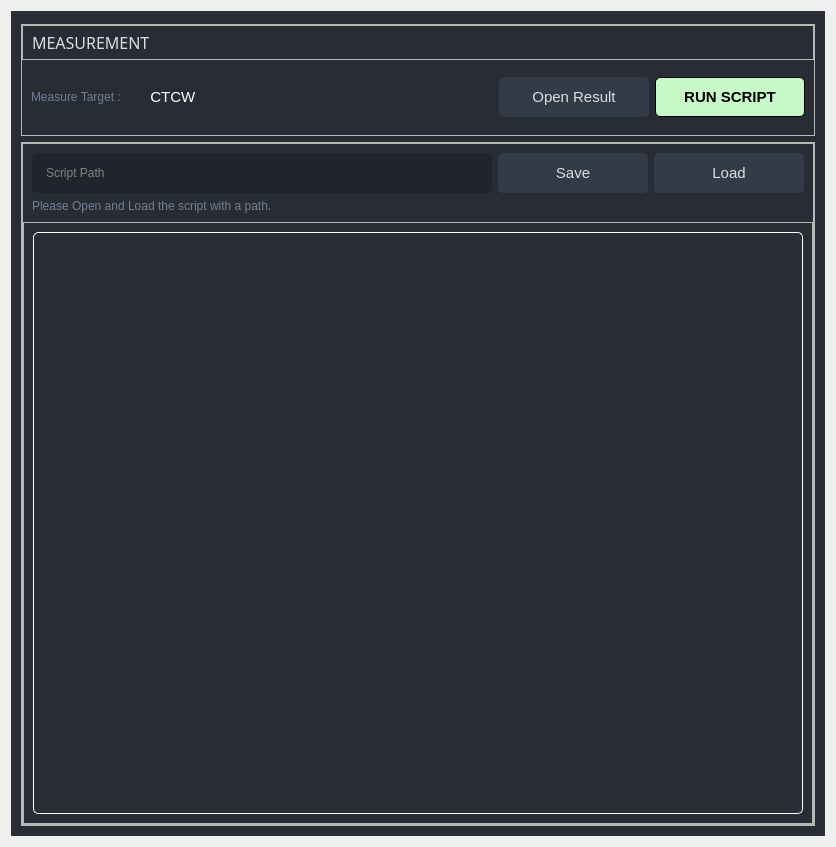
<?xml version="1.0" encoding="UTF-8"?>
<ui version="4.0">
 <class>measure</class>
 <widget class="QWidget" name="measure">
  <property name="geometry">
   <rect>
    <x>0</x>
    <y>0</y>
    <width>836</width>
    <height>847</height>
   </rect>
  </property>
  <property name="windowTitle">
   <string>measure</string>
  </property>
  <property name="styleSheet">
   <string notr="true">/* /////////////////////////////////////////////////////////////////////////////////////////////////

SET APP STYLESHEET - FULL STYLES HERE
DARK THEME - DRACULA COLOR BASED

///////////////////////////////////////////////////////////////////////////////////////////////// */

QWidget{
	color: rgb(221, 221, 221);
	font: 11pt &quot;Segoe UI&quot;;
}

/* /////////////////////////////////////////////////////////////////////////////////////////////////
Tooltip */
QToolTip {
	color: #ffffff;
	background-color: rgba(33, 37, 43, 180);
	border: 1px solid rgb(44, 49, 58);
	background-image: none;
	background-position: left center;
    background-repeat: no-repeat;
	border: none;
	border-left: 2px solid rgb(113, 192, 217);
	text-align: left;
	padding-left: 8px;
	margin: 0px;
}

/* /////////////////////////////////////////////////////////////////////////////////////////////////
Bg App */
#bgApp {	
	background-color: rgb(40, 44, 52);
	border: 1px solid rgb(44, 49, 58);
}

/* Icon */
#extraIcon {
	background-position: center;
	background-repeat: no-repeat;
	background-image: url(:/icons/icons/icon_settings.png);
}

/* Extra Content */
#extraContent{
	border-top: 3px solid rgb(40, 44, 52);
}


/* /////////////////////////////////////////////////////////////////////////////////////////////////
Content App */
#contentBottom{
	border-top: 3px solid rgb(44, 49, 58);
}

/* Label */
#label_title { font: 63 12pt &quot;Segoe UI Semibold&quot;;}
#label_taget_title { font: 63 12pt &quot;Segoe UI Semibold&quot;;}

/* /////////////////////////////////////////////////////////////////////////////////////////////////
QTableWidget */
QTableWidget {	
	background-color: transparent;
	padding: 10px;
	border-radius: 5px;
	gridline-color: rgb(44, 49, 58);
	border-bottom: 1px solid rgb(44, 49, 60);
}
QTableWidget::item{
	border-color: rgb(44, 49, 60);
	padding-left: 5px;
	padding-right: 5px;
	gridline-color: rgb(44, 49, 60);
}
QTableWidget::item:selected{
	background-color: rgb(147, 207, 249);
}
QHeaderView::section{
	background-color: rgb(33, 37, 43);
	max-width: 30px;
	border: 1px solid rgb(44, 49, 58);
	border-style: none;
    border-bottom: 1px solid rgb(44, 49, 60);
    border-right: 1px solid rgb(44, 49, 60);
}
QTableWidget::horizontalHeader {	
	background-color: rgb(33, 37, 43);
}
QHeaderView::section:horizontal
{
    border: 1px solid rgb(33, 37, 43);
	background-color: rgb(33, 37, 43);
	padding: 3px;
	border-top-left-radius: 7px;
    border-top-right-radius: 7px;
}
QHeaderView::section:vertical
{
    border: 1px solid rgb(44, 49, 60);
}

/* /////////////////////////////////////////////////////////////////////////////////////////////////
LineEdit */
QLineEdit {
	background-color: rgb(33, 37, 43);
	border-radius: 5px;
	border: 2px solid rgb(33, 37, 43);
	padding-left: 10px;
	selection-color: rgb(255, 255, 255);
	selection-background-color: rgb(113, 192, 217);
}
QLineEdit:hover {
	border: 2px solid rgb(64, 71, 88);
}
QLineEdit:focus {
	border: 2px solid rgb(91, 101, 124);
}

/* /////////////////////////////////////////////////////////////////////////////////////////////////
PlainTextEdit */
QPlainTextEdit {
	background-color: rgb(27, 29, 35);
	border-radius: 5px;
	padding: 10px;
	selection-color: rgb(255, 255, 255);
	selection-background-color: rgb(113, 192, 217);
}
QPlainTextEdit  QScrollBar:vertical {
    width: 8px;
 }
QPlainTextEdit  QScrollBar:horizontal {
    height: 8px;
 }
QPlainTextEdit:hover {
	border: 2px solid rgb(64, 71, 88);
}
QPlainTextEdit:focus {
	border: 2px solid rgb(91, 101, 124);
}

/* /////////////////////////////////////////////////////////////////////////////////////////////////
ScrollBars */
QScrollBar:horizontal {
    border: none;
    background: rgb(52, 59, 72);
    height: 8px;
    margin: 0px 21px 0 21px;
	border-radius: 0px;
}
QScrollBar::handle:horizontal {
    background: rgb(147, 207, 249);
    min-width: 25px;
	border-radius: 4px
}
QScrollBar::add-line:horizontal {
    border: none;
    background: rgb(55, 63, 77);
    width: 20px;
	border-top-right-radius: 4px;
    border-bottom-right-radius: 4px;
    subcontrol-position: right;
    subcontrol-origin: margin;
}
QScrollBar::sub-line:horizontal {
    border: none;
    background: rgb(55, 63, 77);
    width: 20px;
	border-top-left-radius: 4px;
    border-bottom-left-radius: 4px;
    subcontrol-position: left;
    subcontrol-origin: margin;
}
QScrollBar::up-arrow:horizontal, QScrollBar::down-arrow:horizontal
{
     background: none;
}
QScrollBar::add-page:horizontal, QScrollBar::sub-page:horizontal
{
     background: none;
}
 QScrollBar:vertical {
	border: none;
    background: rgb(52, 59, 72);
    width: 8px;
    margin: 21px 0 21px 0;
	border-radius: 0px;
 }
 QScrollBar::handle:vertical {	
	background: rgb(147, 207, 249);
    min-height: 25px;
	border-radius: 4px
 }
 QScrollBar::add-line:vertical {
     border: none;
    background: rgb(55, 63, 77);
     height: 20px;
	border-bottom-left-radius: 4px;
    border-bottom-right-radius: 4px;
     subcontrol-position: bottom;
     subcontrol-origin: margin;
 }
 QScrollBar::sub-line:vertical {
	border: none;
    background: rgb(55, 63, 77);
     height: 20px;
	border-top-left-radius: 4px;
    border-top-right-radius: 4px;
     subcontrol-position: top;
     subcontrol-origin: margin;
 }
 QScrollBar::up-arrow:vertical, QScrollBar::down-arrow:vertical {
     background: none;
 }

 QScrollBar::add-page:vertical, QScrollBar::sub-page:vertical {
     background: none;
 }

/* /////////////////////////////////////////////////////////////////////////////////////////////////
CheckBox */
QCheckBox::indicator {
    border: 3px solid rgb(52, 59, 72);
	width: 15px;
	height: 15px;
	border-radius: 10px;
    background: rgb(44, 49, 60);
}
QCheckBox::indicator:hover {
    border: 3px solid rgb(58, 66, 81);
}
QCheckBox::indicator:checked {
    background: 3px solid rgb(52, 59, 72);
	border: 3px solid rgb(52, 59, 72);	
	background-image: url(:/icons/icons/cil-check-alt.png);
}

/* /////////////////////////////////////////////////////////////////////////////////////////////////
RadioButton */
QRadioButton::indicator {
    border: 3px solid rgb(52, 59, 72);
	width: 15px;
	height: 15px;
	border-radius: 10px;
    background: rgb(44, 49, 60);
}
QRadioButton::indicator:hover {
    border: 3px solid rgb(58, 66, 81);
}
QRadioButton::indicator:checked {
    background: 3px solid rgb(94, 106, 130);
	border: 3px solid rgb(52, 59, 72);	
}

/* /////////////////////////////////////////////////////////////////////////////////////////////////
ComboBox */
QComboBox{
	background-color: rgb(27, 29, 35);
	border-radius: 5px;
	border: 2px solid rgb(33, 37, 43);
	padding: 5px;
	padding-left: 10px;
}
QComboBox:hover{
	border: 2px solid rgb(64, 71, 88);
}
QComboBox::drop-down {
	subcontrol-origin: padding;
	subcontrol-position: top right;
	width: 25px; 
	border-left-width: 3px;
	border-left-color: rgba(39, 44, 54, 150);
	border-left-style: solid;
	border-top-right-radius: 3px;
	border-bottom-right-radius: 3px;	
	background-image: url(:/icons/icons/cil-arrow-bottom.png);
	background-position: center;
	background-repeat: no-repeat;
 }
QComboBox QAbstractItemView {
	color: rgb(113, 192, 217);	
	background-color: rgb(33, 37, 43);
	padding: 10px;
	selection-background-color: rgb(39, 44, 54);
}

/* /////////////////////////////////////////////////////////////////////////////////////////////////
Sliders */QSlider::groove:horizontal {
    border-radius: 5px;
    height: 10px;
	margin: 0px;
	background-color: rgb(52, 59, 72);
}
QSlider::groove:horizontal:hover {
	background-color: rgb(55, 62, 76);
}
QSlider::handle:horizontal {
    background-color: rgb(147, 207, 249);
    border: none;
    height: 10px;
    width: 10px;
    margin: 0px;
	border-radius: 5px;
}
QSlider::handle:horizontal:hover {
    background-color: rgb(147, 181, 249);
}
QSlider::handle:horizontal:pressed {
    background-color: rgb(113, 192, 217);
}

QSlider::groove:vertical {
    border-radius: 5px;
    width: 10px;
    margin: 0px;
	background-color: rgb(52, 59, 72);
}
QSlider::groove:vertical:hover {
	background-color: rgb(55, 62, 76);
}
QSlider::handle:vertical {
    background-color: rgb(147, 207, 249);
	border: none;
    height: 10px;
    width: 10px;
    margin: 0px;
	border-radius: 5px;
}
QSlider::handle:vertical:hover {
    background-color: rgb(147, 181, 249);
}
QSlider::handle:vertical:pressed {
    background-color: rgb(113, 192, 217);
}

/* /////////////////////////////////////////////////////////////////////////////////////////////////
CommandLinkButton */
QCommandLinkButton {	
	color: rgb(113, 192, 217);
	border-radius: 5px;
	padding: 5px;
	color: rgb(113, 192, 217);
}
QCommandLinkButton:hover {	
	color: rgb(113, 192, 217);
	background-color: rgb(44, 49, 60);
}
QCommandLinkButton:pressed {	
	color: rgb(147, 207, 249);
	background-color: rgb(52, 58, 71);
}
/* /////////////////////////////////////////////////////////////////////////////////////////////////
SpinBox */
QSpinBox {	
	background-color: rgb(33, 37, 43);
}
QSpinBox:hover {	
	background-color: rgb(57, 65, 80);
	border: 2px solid rgb(81, 176, 98);
}

QSpinBox::up-button { width: 32px; }
QSpinBox::down-button { width: 32px; }

/* /////////////////////////////////////////////////////////////////////////////////////////////////
Button */
#pagesContainer QPushButton {
	border: 2px solid rgb(52, 59, 72);
	border-radius: 5px;	
	background-color: rgb(52, 59, 72);
}
#pagesContainer QPushButton:hover {
	background-color: rgb(57, 65, 80);
	border: 5px solid rgb(81, 176, 98);
}
#pagesContainer QPushButton:pressed {	
	background-color: rgb(35, 40, 49);
	border: 5px solid rgb(43, 50, 61);
}

</string>
  </property>
  <layout class="QVBoxLayout" name="verticalLayout_3">
   <item>
    <widget class="QFrame" name="bgApp">
     <property name="styleSheet">
      <string notr="true"/>
     </property>
     <property name="frameShape">
      <enum>QFrame::NoFrame</enum>
     </property>
     <property name="frameShadow">
      <enum>QFrame::Raised</enum>
     </property>
     <layout class="QHBoxLayout" name="appLayout">
      <property name="spacing">
       <number>0</number>
      </property>
      <property name="leftMargin">
       <number>0</number>
      </property>
      <property name="topMargin">
       <number>0</number>
      </property>
      <property name="rightMargin">
       <number>0</number>
      </property>
      <property name="bottomMargin">
       <number>0</number>
      </property>
      <item>
       <widget class="QFrame" name="contentBox">
        <property name="frameShape">
         <enum>QFrame::NoFrame</enum>
        </property>
        <property name="frameShadow">
         <enum>QFrame::Raised</enum>
        </property>
        <layout class="QVBoxLayout" name="verticalLayout_2">
         <property name="spacing">
          <number>0</number>
         </property>
         <property name="leftMargin">
          <number>0</number>
         </property>
         <property name="topMargin">
          <number>0</number>
         </property>
         <property name="rightMargin">
          <number>0</number>
         </property>
         <property name="bottomMargin">
          <number>0</number>
         </property>
         <item>
          <widget class="QFrame" name="contentBottom">
           <property name="frameShape">
            <enum>QFrame::NoFrame</enum>
           </property>
           <property name="frameShadow">
            <enum>QFrame::Raised</enum>
           </property>
           <layout class="QVBoxLayout" name="verticalLayout_6">
            <property name="spacing">
             <number>0</number>
            </property>
            <property name="leftMargin">
             <number>0</number>
            </property>
            <property name="topMargin">
             <number>0</number>
            </property>
            <property name="rightMargin">
             <number>0</number>
            </property>
            <property name="bottomMargin">
             <number>0</number>
            </property>
            <item>
             <widget class="QFrame" name="content">
              <property name="frameShape">
               <enum>QFrame::NoFrame</enum>
              </property>
              <property name="frameShadow">
               <enum>QFrame::Raised</enum>
              </property>
              <layout class="QHBoxLayout" name="horizontalLayout_4">
               <property name="spacing">
                <number>0</number>
               </property>
               <property name="leftMargin">
                <number>0</number>
               </property>
               <property name="topMargin">
                <number>0</number>
               </property>
               <property name="rightMargin">
                <number>0</number>
               </property>
               <property name="bottomMargin">
                <number>0</number>
               </property>
               <item>
                <widget class="QWidget" name="pagesContainer" native="true">
                 <property name="styleSheet">
                  <string notr="true"/>
                 </property>
                 <layout class="QVBoxLayout" name="verticalLayout">
                  <item>
                   <widget class="QFrame" name="row_1">
                    <property name="sizePolicy">
                     <sizepolicy hsizetype="Preferred" vsizetype="Fixed">
                      <horstretch>0</horstretch>
                      <verstretch>0</verstretch>
                     </sizepolicy>
                    </property>
                    <property name="frameShape">
                     <enum>QFrame::StyledPanel</enum>
                    </property>
                    <property name="frameShadow">
                     <enum>QFrame::Raised</enum>
                    </property>
                    <layout class="QVBoxLayout" name="verticalLayout_16">
                     <property name="spacing">
                      <number>0</number>
                     </property>
                     <property name="leftMargin">
                      <number>0</number>
                     </property>
                     <property name="topMargin">
                      <number>0</number>
                     </property>
                     <property name="rightMargin">
                      <number>0</number>
                     </property>
                     <property name="bottomMargin">
                      <number>0</number>
                     </property>
                     <item>
                      <widget class="QFrame" name="frame_div_content_1">
                       <property name="minimumSize">
                        <size>
                         <width>0</width>
                         <height>110</height>
                        </size>
                       </property>
                       <property name="maximumSize">
                        <size>
                         <width>16777215</width>
                         <height>110</height>
                        </size>
                       </property>
                       <property name="frameShape">
                        <enum>QFrame::NoFrame</enum>
                       </property>
                       <property name="frameShadow">
                        <enum>QFrame::Raised</enum>
                       </property>
                       <layout class="QVBoxLayout" name="verticalLayout_17">
                        <property name="spacing">
                         <number>0</number>
                        </property>
                        <property name="leftMargin">
                         <number>0</number>
                        </property>
                        <property name="topMargin">
                         <number>0</number>
                        </property>
                        <property name="rightMargin">
                         <number>0</number>
                        </property>
                        <property name="bottomMargin">
                         <number>0</number>
                        </property>
                        <item>
                         <widget class="QFrame" name="frame_title_wid_1">
                          <property name="maximumSize">
                           <size>
                            <width>16777215</width>
                            <height>35</height>
                           </size>
                          </property>
                          <property name="frameShape">
                           <enum>QFrame::StyledPanel</enum>
                          </property>
                          <property name="frameShadow">
                           <enum>QFrame::Raised</enum>
                          </property>
                          <layout class="QVBoxLayout" name="verticalLayout_18">
                           <item>
                            <widget class="QLabel" name="label_title">
                             <property name="font">
                              <font>
                               <family>Segoe UI Semibold</family>
                               <pointsize>12</pointsize>
                               <weight>7</weight>
                               <italic>false</italic>
                               <bold>false</bold>
                              </font>
                             </property>
                             <property name="styleSheet">
                              <string notr="true"/>
                             </property>
                             <property name="text">
                              <string>MEASUREMENT</string>
                             </property>
                            </widget>
                           </item>
                          </layout>
                         </widget>
                        </item>
                        <item>
                         <widget class="QFrame" name="frame_content_wid_1">
                          <property name="frameShape">
                           <enum>QFrame::NoFrame</enum>
                          </property>
                          <property name="frameShadow">
                           <enum>QFrame::Raised</enum>
                          </property>
                          <layout class="QVBoxLayout" name="verticalLayout_9">
                           <item>
                            <layout class="QHBoxLayout" name="horizontalLayout">
                             <item>
                              <widget class="QLabel" name="label_taget_title">
                               <property name="styleSheet">
                                <string notr="true">color: rgb(113, 126, 149);</string>
                               </property>
                               <property name="lineWidth">
                                <number>1</number>
                               </property>
                               <property name="text">
                                <string>Measure Target : </string>
                               </property>
                               <property name="alignment">
                                <set>Qt::AlignLeading|Qt::AlignLeft|Qt::AlignVCenter</set>
                               </property>
                              </widget>
                             </item>
                             <item>
                              <widget class="QComboBox" name="cbox_project">
                               <property name="sizePolicy">
                                <sizepolicy hsizetype="Preferred" vsizetype="Preferred">
                                 <horstretch>0</horstretch>
                                 <verstretch>0</verstretch>
                                </sizepolicy>
                               </property>
                               <property name="minimumSize">
                                <size>
                                 <width>80</width>
                                 <height>0</height>
                                </size>
                               </property>
                               <property name="font">
                                <font>
                                 <family>Segoe UI</family>
                                 <pointsize>11</pointsize>
                                 <weight>50</weight>
                                 <italic>false</italic>
                                 <bold>false</bold>
                                </font>
                               </property>
                               <property name="layoutDirection">
                                <enum>Qt::LeftToRight</enum>
                               </property>
                               <property name="styleSheet">
                                <string notr="true">QComboBox
{
background-color: rgb(40, 44, 52);
selection-background-color: QLinearGradient( x1: 0, y1: 0, x2: 0, y2: 1, stop: 0 #565656, stop: 0.1 #525252, stop: 0.5 #4e4e4e, stop: 0.9 #4a4a4a, stop: 1 #464646);
border: 1px solid transparent;
color: white;
}

QComboBox QAbstractItemView
{
background-color: QLinearGradient( x1: 0, y1: 0, x2: 0, y2: 1, stop: 0 #565656, stop: 0.1 #525252, stop: 0.5 #4e4e4e, stop: 0.9 #4a4a4a, stop: 1 #464646);
selection-background-color: rgb(170, 170, 255);
color: white;
}

QComboBox:hover
{
border: 4px solid green;
color: white;
}

QComboBox::drop-down
{
border-width: 0px;
}
</string>
                               </property>
                               <property name="frame">
                                <bool>true</bool>
                               </property>
                               <item>
                                <property name="text">
                                 <string>  CTCW</string>
                                </property>
                               </item>
                              </widget>
                             </item>
                             <item>
                              <spacer name="horizontalSpacer">
                               <property name="orientation">
                                <enum>Qt::Horizontal</enum>
                               </property>
                               <property name="sizeHint" stdset="0">
                                <size>
                                 <width>40</width>
                                 <height>20</height>
                                </size>
                               </property>
                              </spacer>
                             </item>
                             <item>
                              <widget class="QPushButton" name="btn_Result_Folder">
                               <property name="sizePolicy">
                                <sizepolicy hsizetype="Preferred" vsizetype="Fixed">
                                 <horstretch>0</horstretch>
                                 <verstretch>0</verstretch>
                                </sizepolicy>
                               </property>
                               <property name="minimumSize">
                                <size>
                                 <width>150</width>
                                 <height>40</height>
                                </size>
                               </property>
                               <property name="font">
                                <font>
                                 <family>Segoe UI</family>
                                 <pointsize>11</pointsize>
                                 <weight>50</weight>
                                 <italic>false</italic>
                                 <bold>false</bold>
                                </font>
                               </property>
                               <property name="cursor">
                                <cursorShape>PointingHandCursor</cursorShape>
                               </property>
                               <property name="styleSheet">
                                <string notr="true">background-color: rgb(52, 59, 72);</string>
                               </property>
                               <property name="text">
                                <string>Open Result</string>
                               </property>
                               <property name="icon">
                                <iconset resource="resources.qrc">
                                 <normaloff>:/icons/icons/cil-folder-open.png</normaloff>:/icons/icons/cil-folder-open.png</iconset>
                               </property>
                              </widget>
                             </item>
                             <item>
                              <widget class="QPushButton" name="btn_Run_Script">
                               <property name="minimumSize">
                                <size>
                                 <width>150</width>
                                 <height>40</height>
                                </size>
                               </property>
                               <property name="font">
                                <font>
                                 <family>Segoe UI</family>
                                 <pointsize>11</pointsize>
                                 <weight>62</weight>
                                 <italic>false</italic>
                                 <bold>true</bold>
                                </font>
                               </property>
                               <property name="styleSheet">
                                <string notr="true">font-weight:500;
color:black;
background-color: #c8f7c8;
border: 1px solid black;</string>
                               </property>
                               <property name="text">
                                <string>RUN SCRIPT</string>
                               </property>
                               <property name="icon">
                                <iconset resource="resources.qrc">
                                 <normaloff>:/images/images/start.png</normaloff>:/images/images/start.png</iconset>
                               </property>
                               <property name="checkable">
                                <bool>true</bool>
                               </property>
                               <property name="checked">
                                <bool>true</bool>
                               </property>
                              </widget>
                             </item>
                            </layout>
                           </item>
                          </layout>
                         </widget>
                        </item>
                       </layout>
                      </widget>
                     </item>
                    </layout>
                   </widget>
                  </item>
                  <item>
                   <widget class="QFrame" name="row_2">
                    <property name="frameShape">
                     <enum>QFrame::StyledPanel</enum>
                    </property>
                    <property name="frameShadow">
                     <enum>QFrame::Raised</enum>
                    </property>
                    <layout class="QVBoxLayout" name="verticalLayout_4">
                     <property name="spacing">
                      <number>0</number>
                     </property>
                     <property name="leftMargin">
                      <number>0</number>
                     </property>
                     <property name="topMargin">
                      <number>0</number>
                     </property>
                     <property name="rightMargin">
                      <number>0</number>
                     </property>
                     <property name="bottomMargin">
                      <number>0</number>
                     </property>
                     <item>
                      <widget class="QFrame" name="frame_div_content">
                       <property name="frameShape">
                        <enum>QFrame::StyledPanel</enum>
                       </property>
                       <property name="frameShadow">
                        <enum>QFrame::Raised</enum>
                       </property>
                       <layout class="QVBoxLayout" name="verticalLayout_5">
                        <property name="spacing">
                         <number>0</number>
                        </property>
                        <property name="leftMargin">
                         <number>0</number>
                        </property>
                        <property name="topMargin">
                         <number>0</number>
                        </property>
                        <property name="rightMargin">
                         <number>0</number>
                        </property>
                        <property name="bottomMargin">
                         <number>0</number>
                        </property>
                        <item>
                         <widget class="QFrame" name="frame_content_wid_2">
                          <property name="frameShape">
                           <enum>QFrame::NoFrame</enum>
                          </property>
                          <property name="frameShadow">
                           <enum>QFrame::Raised</enum>
                          </property>
                          <layout class="QVBoxLayout" name="verticalLayout_8">
                           <item>
                            <layout class="QGridLayout" name="gridLayout_2">
                             <item row="1" column="0" colspan="2">
                              <widget class="QLabel" name="label_path_descript">
                               <property name="styleSheet">
                                <string notr="true">color: rgb(113, 126, 149);</string>
                               </property>
                               <property name="lineWidth">
                                <number>1</number>
                               </property>
                               <property name="text">
                                <string>Please Open and Load the script with a path.</string>
                               </property>
                               <property name="alignment">
                                <set>Qt::AlignLeading|Qt::AlignLeft|Qt::AlignVCenter</set>
                               </property>
                              </widget>
                             </item>
                             <item row="0" column="0">
                              <widget class="QLineEdit" name="line_script_path">
                               <property name="minimumSize">
                                <size>
                                 <width>0</width>
                                 <height>40</height>
                                </size>
                               </property>
                               <property name="styleSheet">
                                <string notr="true">background-color: rgb(33, 37, 43);</string>
                               </property>
                               <property name="text">
                                <string/>
                               </property>
                               <property name="placeholderText">
                                <string>Script Path</string>
                               </property>
                              </widget>
                             </item>
                             <item row="0" column="1">
                              <widget class="QPushButton" name="btn_script_save">
                               <property name="sizePolicy">
                                <sizepolicy hsizetype="Preferred" vsizetype="Fixed">
                                 <horstretch>0</horstretch>
                                 <verstretch>0</verstretch>
                                </sizepolicy>
                               </property>
                               <property name="minimumSize">
                                <size>
                                 <width>150</width>
                                 <height>40</height>
                                </size>
                               </property>
                               <property name="font">
                                <font>
                                 <family>Segoe UI</family>
                                 <pointsize>11</pointsize>
                                 <weight>50</weight>
                                 <italic>false</italic>
                                 <bold>false</bold>
                                </font>
                               </property>
                               <property name="cursor">
                                <cursorShape>PointingHandCursor</cursorShape>
                               </property>
                               <property name="styleSheet">
                                <string notr="true">background-color: rgb(52, 59, 72);</string>
                               </property>
                               <property name="text">
                                <string>Save</string>
                               </property>
                               <property name="icon">
                                <iconset resource="resources.qrc">
                                 <normaloff>:/icons/icons/cil-save.png</normaloff>:/icons/icons/cil-save.png</iconset>
                               </property>
                              </widget>
                             </item>
                             <item row="0" column="2">
                              <widget class="QPushButton" name="btn_script_load">
                               <property name="sizePolicy">
                                <sizepolicy hsizetype="Preferred" vsizetype="Fixed">
                                 <horstretch>0</horstretch>
                                 <verstretch>0</verstretch>
                                </sizepolicy>
                               </property>
                               <property name="minimumSize">
                                <size>
                                 <width>150</width>
                                 <height>40</height>
                                </size>
                               </property>
                               <property name="font">
                                <font>
                                 <family>Segoe UI</family>
                                 <pointsize>11</pointsize>
                                 <weight>50</weight>
                                 <italic>false</italic>
                                 <bold>false</bold>
                                </font>
                               </property>
                               <property name="cursor">
                                <cursorShape>PointingHandCursor</cursorShape>
                               </property>
                               <property name="styleSheet">
                                <string notr="true">background-color: rgb(52, 59, 72);</string>
                               </property>
                               <property name="text">
                                <string>Load</string>
                               </property>
                               <property name="icon">
                                <iconset resource="resources.qrc">
                                 <normaloff>:/icons/icons/cil-folder-open.png</normaloff>:/icons/icons/cil-folder-open.png</iconset>
                               </property>
                              </widget>
                             </item>
                            </layout>
                           </item>
                          </layout>
                         </widget>
                        </item>
                        <item>
                         <widget class="QFrame" name="frame_table">
                          <property name="frameShape">
                           <enum>QFrame::StyledPanel</enum>
                          </property>
                          <property name="frameShadow">
                           <enum>QFrame::Raised</enum>
                          </property>
                          <layout class="QVBoxLayout" name="verticalLayout_7">
                           <item>
                            <widget class="QTableWidget" name="tbl_script">
                             <property name="font">
                              <font>
                               <family>Segoe UI</family>
                               <pointsize>11</pointsize>
                               <weight>50</weight>
                               <italic>false</italic>
                               <bold>false</bold>
                              </font>
                             </property>
                             <property name="styleSheet">
                              <string notr="true">QTableView
{
    border: 1px solid white;
    gridline-color: rgb(33, 37, 43);
}

QTableCornerButton::section {
    background-color: rgb(33, 37, 43);
}</string>
                             </property>
                             <property name="sizeAdjustPolicy">
                              <enum>QAbstractScrollArea::AdjustIgnored</enum>
                             </property>
                             <property name="dragEnabled">
                              <bool>true</bool>
                             </property>
                             <attribute name="horizontalHeaderCascadingSectionResizes">
                              <bool>false</bool>
                             </attribute>
                             <attribute name="horizontalHeaderShowSortIndicator" stdset="0">
                              <bool>false</bool>
                             </attribute>
                             <attribute name="horizontalHeaderStretchLastSection">
                              <bool>false</bool>
                             </attribute>
                            </widget>
                           </item>
                          </layout>
                         </widget>
                        </item>
                       </layout>
                      </widget>
                     </item>
                    </layout>
                   </widget>
                  </item>
                 </layout>
                </widget>
               </item>
              </layout>
             </widget>
            </item>
           </layout>
          </widget>
         </item>
        </layout>
       </widget>
      </item>
     </layout>
    </widget>
   </item>
  </layout>
 </widget>
 <resources>
  <include location="resources.qrc"/>
 </resources>
 <connections/>
</ui>
